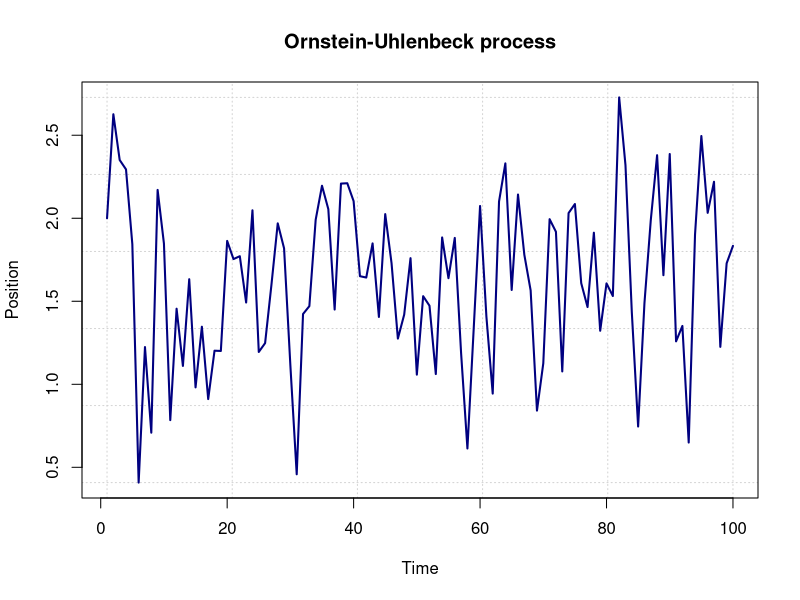

Reproduce this figure in R.
#specifying parameters
theta<- 0.8
mu<- 1.6
sigma<- 0.5

#specifying seed
set.seed(2043442)

#defining Ornstein-Uhlenbeck trajectory as vector
OU<- c()

#specifying initial value
OU[1]<- 2

#simulating trajectory
for (i in 2:100) 
  OU[i]<- OU[i-1]+theta*(mu-OU[i-1])+sigma*rnorm(1)

#plotting trajectory
plot(1:100, OU, main="Ornstein-Uhlenbeck process", type="l", 
lty=1, lwd=2, col="navy", xlab="Time", ylab="Position", first.panel=grid())

